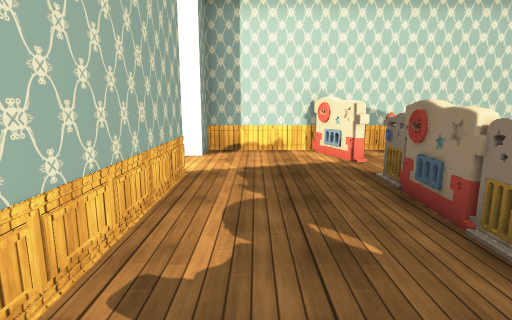
[1] (above)

20 first-person views from a walk through a scene from a Unity 3-D project. The camera is 1.3 m above the floor, tilts 10° down and sees 80° across. The floor is counted in squares, 1 m on a side. Each view is taken from the middle of a square. On the plan, view 1 faces up. The plan holds only what a view shows up to about 14 squares ahead; the rest is blank. The place goes on beyond the plan. The player character is not drawn. Door leaves are left out, so doorways stand open. Some surface patterns are stand-ins.

[2]
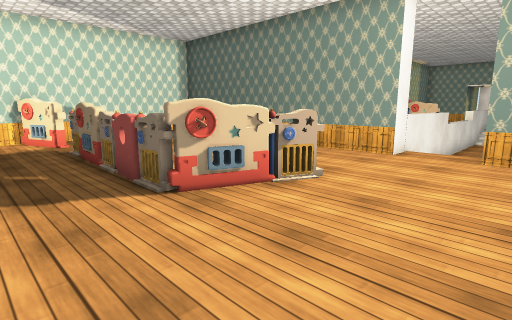

[3]
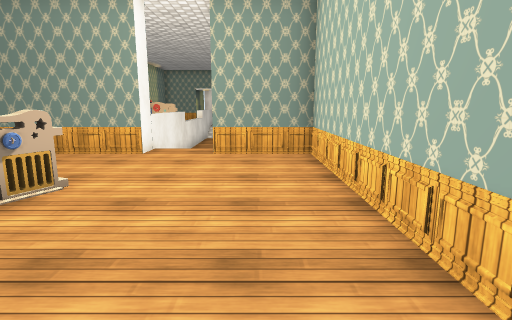

[4]
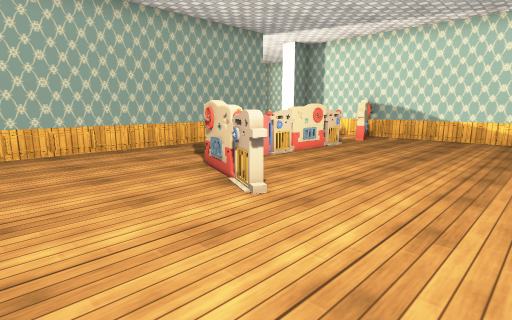

[5]
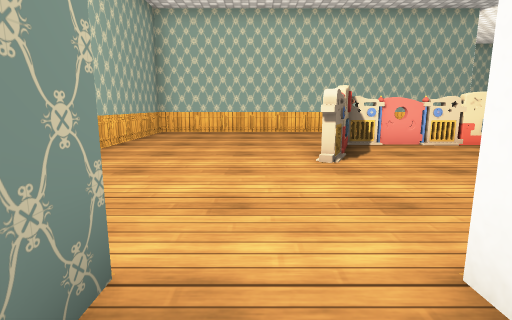

[6]
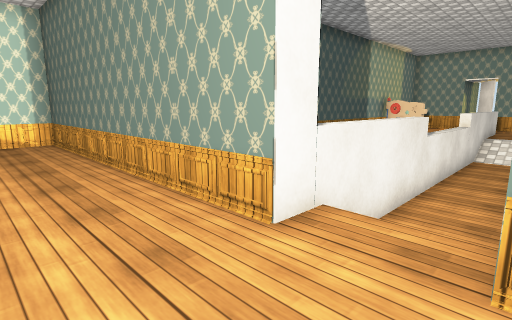

[7]
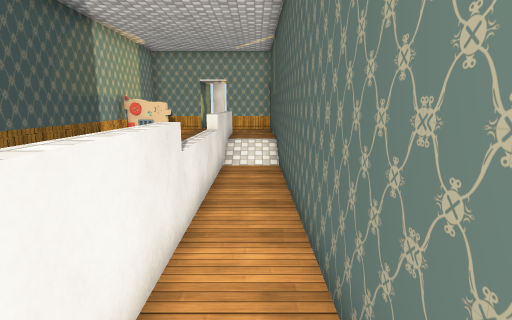

[8]
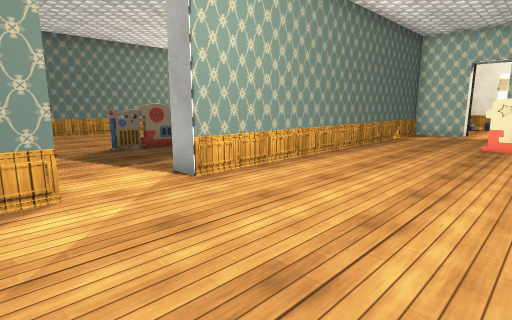

[9]
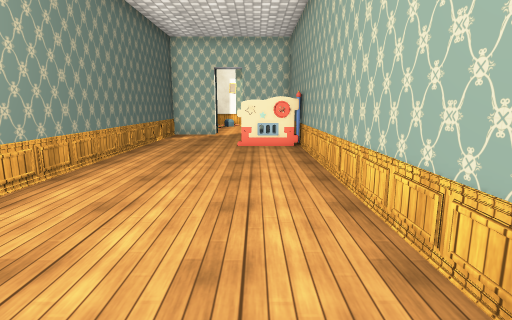

[10]
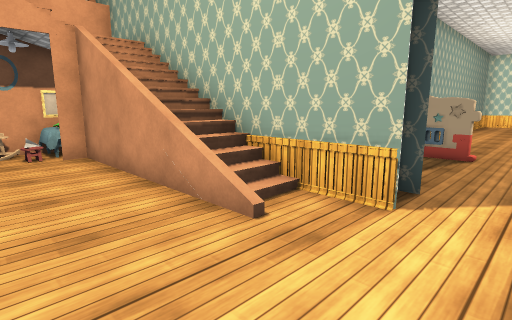

[11]
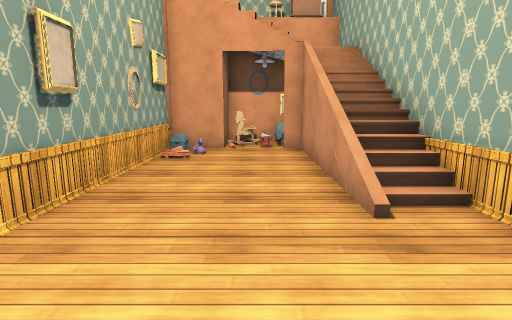

[12]
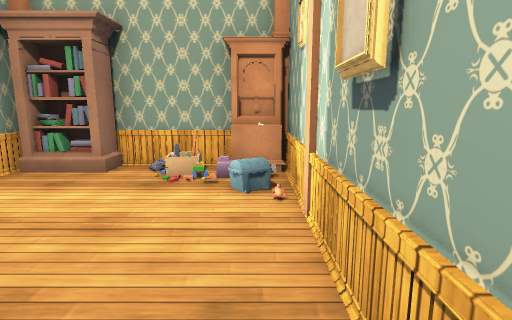

[13]
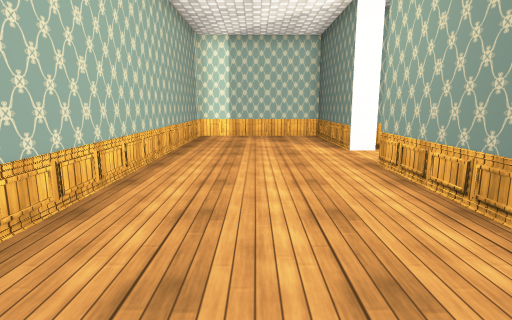

[14]
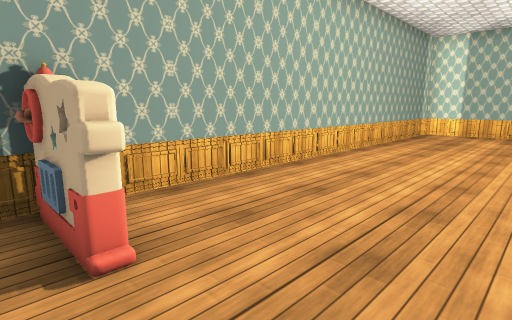

[15]
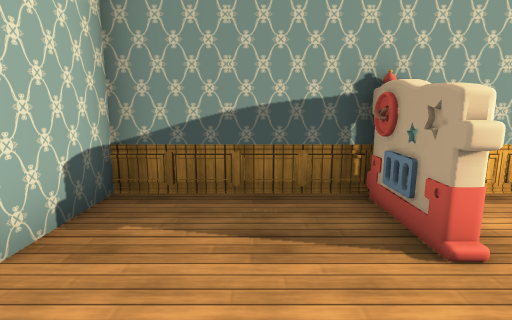

[16]
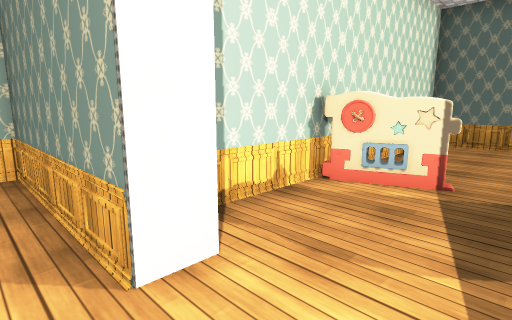

[17]
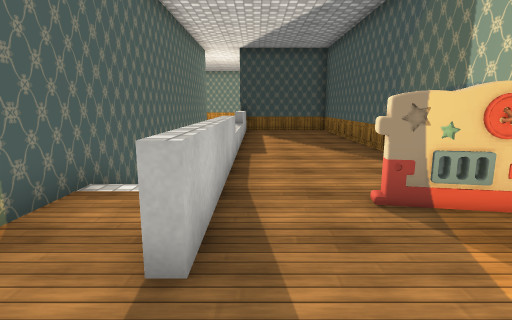

[18]
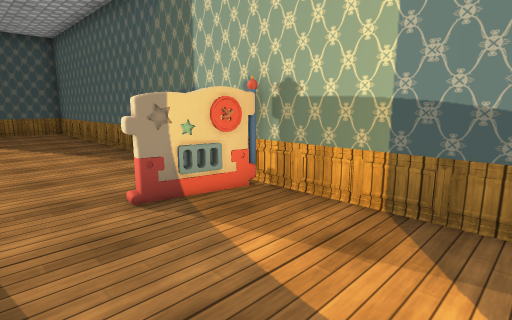

[19]
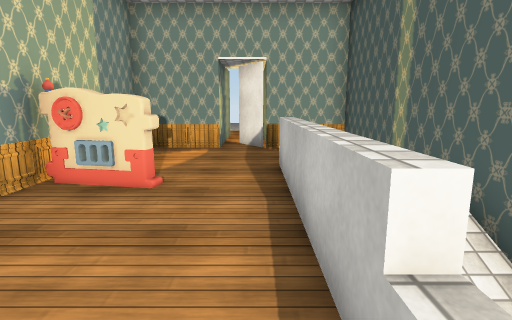

[20]
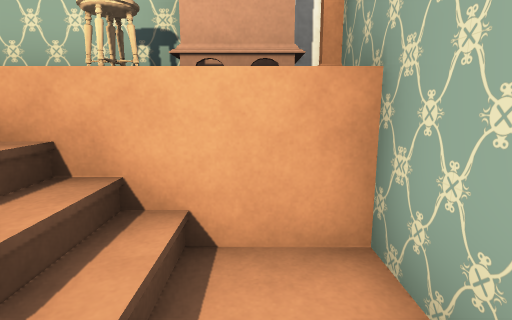

### Floor plan
Key: @ floor where view 1 was taken; # wall or solid block; . main floor; - floor 0.75 m lower than the main floor; : floor 3 m higher than the main floor; / step, stairs or slope; D open door; = window, fence, low wall or low ledge; C clock; O other object.
Columns run from 16 left of view 1 to 27 right of it. Each row starts with its distance up from view 1.
 13         #######
 12         #.....#
 11         #.....#
 10         #.....#
  9         #.....############
  8         #.........O......#
  7         #.........O......#
  6         #................#
  5         #.....##..OO.....#
  4         #.....##..O......#############O#####
  3         #.....##..O......#............O....#
  2         #.....##..O......#............O....#
  1         #.....##..O......# ................#
  0         #.....##@.OOO....#  ...............#
 -1         #.....##....OO...#====#####=====...#
 -2         #OO...##........../---------/....  #
 -3         #.....##.........###################
 -4         #.....##.........=
 -5         #.....##.........=
 -6         ###DD#############
 -7 ###########.###
 -8 ###://////...O#
 -9 #O=/.........O#
-10   OOO.........#
-11   #O.........O#
-12   ## ....... C#
-13    ############

Positions as (right, up) in squares from view 1, and headings:
1: (0, 0), facing up
2: (0, -4), facing up-right
3: (0, -4), facing right
4: (8, -4), facing up-left
5: (10, -2), facing left
6: (6, -3), facing up-right
7: (9, -2), facing right
8: (-7, 9), facing down-right
9: (-6, 8), facing down
10: (-4, -11), facing up-left
11: (-3, -10), facing left
12: (-9, -12), facing right
13: (-5, -1), facing up
14: (-3, -3), facing up-left
15: (-3, -4), facing left
16: (-3, 6), facing up-right
17: (26, 0), facing left
18: (26, 0), facing up-left
19: (17, 0), facing right
20: (-12, -8), facing left
